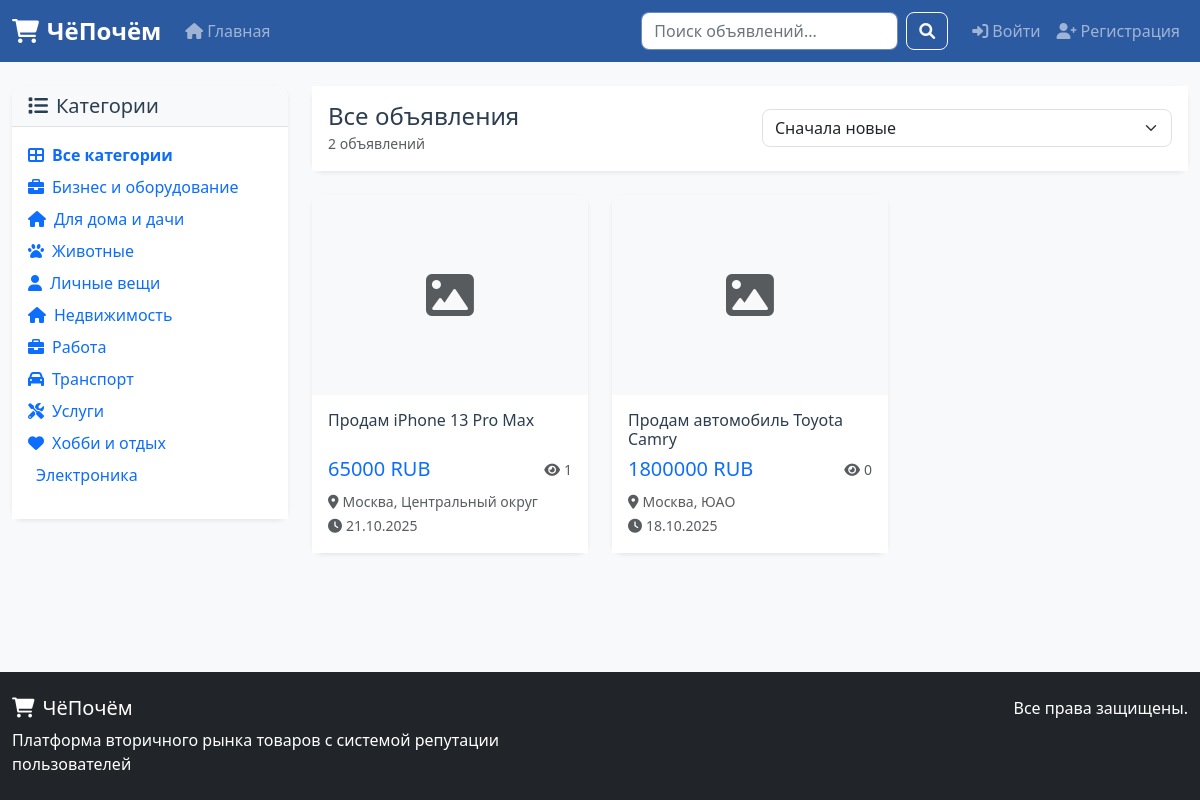
The app's page /, older data.
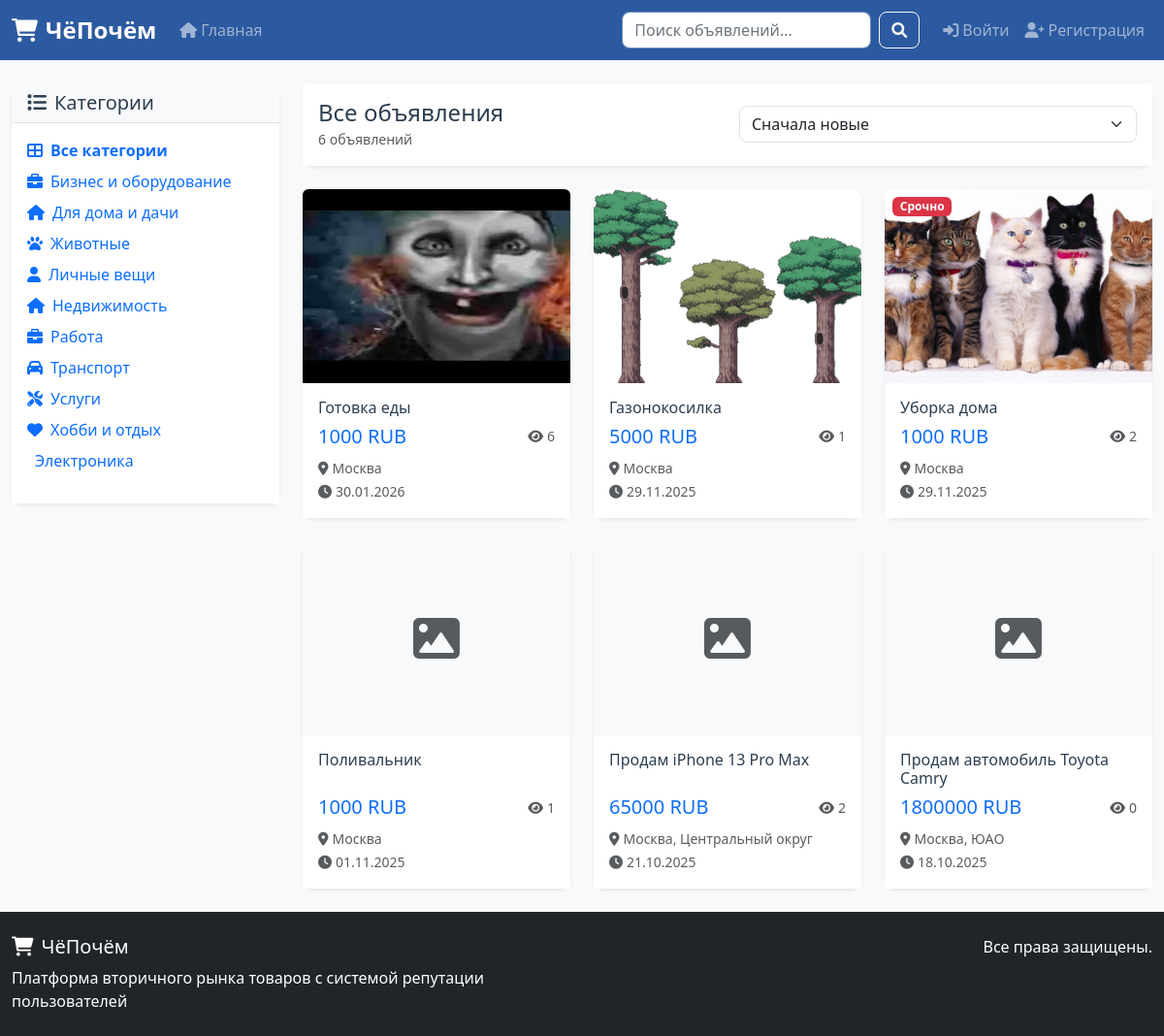
The same page, newer data.
### chepochem_app/models.py (models this page shows, shortened)
class Category(models.Model):
    name = models.CharField(max_length=100, verbose_name="Название")
    slug = models.SlugField(max_length=100, unique=True, verbose_name="Слаг")
    description = models.TextField(blank=True, verbose_name="Описание")
    icon = models.CharField(max_length=50, blank=True, verbose_name="Иконка")
    parent = models.ForeignKey('self', on_delete=models.CASCADE, blank=True, null=True, verbose_name="Родительская категория")
    is_active = models.BooleanField(default=True, verbose_name="Активна")
    sort_order = models.IntegerField(default=0, verbose_name="Порядок сортировки")
    created_at = models.DateTimeField(default=timezone.now, verbose_name="Дата создания")
    class Meta:
        verbose_name = "Категория"
        verbose_name_plural = "Категории"
        ordering = ['sort_order', 'name']

class Listing(models.Model):
    STATUS_CHOICES = [
        ('draft', 'Черновик'),
        ('pending', 'На модерации'),
        ('active', 'Активно'),
        ('paused', 'Приостановлено'),
        ('sold', 'Продано'),
        ('rejected', 'Отклонено'),
        ('expired', 'Истекло'),
    ]
    CONDITION_CHOICES = [
        ('new', 'Новое'),
        ('used', 'Б/у'),
        ('broken', 'Неисправное'),
        ('excellent', 'Отличное'),
    ]
    CURRENCY_CHOICES = [
        ('RUB', '₽ RUB (Российский рубль)'),
        ('USD', '$ USD (Доллар США)'),
        ('EUR', '€ EUR (Евро)'),
        ('KZT', '₸ KZT (Тенге)'),
        ('BYN', 'Br BYN (Белорусский рубль)'),
        ('UAH', '₴ UAH (Гривна)'),
    ]
    user = models.ForeignKey(User, on_delete=models.CASCADE, verbose_name="Пользователь")
    category = models.ForeignKey(Category, on_delete=models.CASCADE, verbose_name="Категория")
    title = models.CharField(max_length=255, verbose_name="Заголовок")
    description = models.TextField(verbose_name="Описание")
    price = models.DecimalField(max_digits=12, decimal_places=2, verbose_name="Цена")
    currency = models.CharField(max_length=3, choices=CURRENCY_CHOICES, default='RUB', verbose_name="Валюта")
    condition = models.CharField(max_length=20, choices=CONDITION_CHOICES, default='used', verbose_name="Состояние")
    status = models.CharField(max_length=20, choices=STATUS_CHOICES, default='draft', verbose_name="Статус")
    location = models.CharField(max_length=255, verbose_name="Местоположение")
    latitude = models.DecimalField(max_digits=10, decimal_places=8, blank=True, null=True, verbose_name="Широта")
    longitude = models.DecimalField(max_digits=11, decimal_places=8, blank=True, null=True, verbose_name="Долгота")
    is_negotiable = models.BooleanField(default=True, verbose_name="Торгуется")
    is_urgent = models.BooleanField(default=False, verbose_name="Срочное")
    views_count = models.IntegerField(default=0, verbose_name="Количество просмотров")
    favorites_count = models.IntegerField(default=0, verbose_name="Количество избранных")
    created_at = models.DateTimeField(default=timezone.now, verbose_name="Дата создания")
    updated_at = models.DateTimeField(default=timezone.now, verbose_name="Дата обновления")
    published_at = models.DateTimeField(blank=True, null=True, verbose_name="Дата публикации")
    expires_at = models.DateTimeField(blank=True, null=True, verbose_name="Дата истечения")
    class Meta:
        verbose_name = "Объявление"
        verbose_name_plural = "Объявления"
        ordering = ['-created_at']

class ListingImage(models.Model):
    listing = models.ForeignKey(Listing, on_delete=models.CASCADE, verbose_name="Объявление")
    image = models.ImageField(upload_to='listings/', verbose_name="Изображение")
    thumbnail = models.ImageField(upload_to='listings/thumbnails/', blank=True, null=True, verbose_name="Миниатюра")
    alt_text = models.CharField(max_length=255, blank=True, verbose_name="Альтернативный текст")
    sort_order = models.IntegerField(default=0, verbose_name="Порядок сортировки")
    is_primary = models.BooleanField(default=False, verbose_name="Основное")
    created_at = models.DateTimeField(default=timezone.now, verbose_name="Дата создания")
    class Meta:
        verbose_name = "Изображение объявления"
        verbose_name_plural = "Изображения объявлений"
        ordering = ['sort_order']

### chepochem_app/views.py (the view)
# urls.py: path('', views.home, name='home'),
def home(request):
    listings = Listing.objects.filter(status='active').select_related('user', 'category').prefetch_related('listingimage_set')
    category_id = request.GET.get('category')
    if category_id:
        listings = listings.filter(category_id=category_id)
    search_query = request.GET.get('search')
    if search_query:
        listings = listings.filter(
            Q(title__icontains=search_query) |
            Q(description__icontains=search_query) |
            Q(location__icontains=search_query)
        )
    sort_by = request.GET.get('sort', 'newest')
    if sort_by == 'price_low':
        listings = listings.order_by('price')
    elif sort_by == 'price_high':
        listings = listings.order_by('-price')
    elif sort_by == 'popular':
        listings = listings.order_by('-views_count')
    else:
        listings = listings.order_by('-created_at')
    paginator = Paginator(listings, 12)
    page_number = request.GET.get('page')
    page_obj = paginator.get_page(page_number)
    categories = Category.objects.filter(is_active=True, parent=None)
    favorited_listing_ids = set()
    if request.user.is_authenticated:
        favorited_listing_ids = set(
            UserFavorite.objects.filter(user=request.user)
            .values_list('listing_id', flat=True)
        )
    context = {
        'page_obj': page_obj,
        'categories': categories,
        'selected_category': category_id,
        'search_query': search_query,
        'sort_by': sort_by,
        'favorited_listing_ids': favorited_listing_ids,
    }
    return render(request, 'chepochem_app/home.html', context)

### templates/chepochem_app/home.html (shortened to what this page needs)
{% extends 'chepochem_app/base.html' %}
{% load static %}
{% block content %}
<div class="row">
    <div class="col-md-3">
        <div class="card">
            <div class="card-header">
                <h5 class="mb-0"><i class="fas fa-list me-2"></i>Категории</h5>
            </div>
            <div class="card-body">
                <ul class="list-unstyled">
                    <li class="mb-2">
                        <a href="{% url 'home' %}" class="text-decoration-none {% if not selected_category %}fw-bold{% endif %}">
                            <i class="fas fa-th-large me-2"></i>Все категории
                        </a>
                    </li>
                    {% for category in categories %}
                        <li class="mb-2">
                            <a href="{% url 'home' %}?category={{ category.id }}"
                               class="text-decoration-none {% if selected_category == category.id|stringformat:'s' %}fw-bold{% endif %}">
                                <i class="fas fa-{{ category.icon }} me-2"></i>{{ category.name }}
                            </a>
                        </li>
                    {% endfor %}
                </ul>
            </div>
        </div>
    </div>
    <div class="col-md-9">
        <div class="card mb-4">
            <div class="card-body">
                <div class="row align-items-center">
                    <div class="col-md-6">
                        <h4 class="mb-0 text-dark">
                            {% if selected_category %}
                                {% for category in categories %}
                                    {% if selected_category == category.id|stringformat:'s' %}
                                        {{ category.name }}
                                    {% endif %}
                                {% endfor %}
                            {% else %}
                                Все объявления
                            {% endif %}
                        </h4>
                        <small class="text-muted">{{ page_obj.paginator.count }} объявлений</small>
                    </div>
                    <div class="col-md-6">
                        <div class="d-flex justify-content-end">
                            <select class="form-select" onchange="window.location.href='?sort=' + this.value + ''">
                                <option value="newest" {% if sort_by == 'newest' %}selected{% endif %}>Сначала новые</option>
                            </select>
                        </div>
                    </div>
                </div>
            </div>
        </div>
        {% if page_obj %}
            <div class="row">
                {% for listing in page_obj %}
                    <div class="col-lg-4 col-md-6 mb-4">
                        <div class="card h-100 listing-card" style="cursor: pointer;" onclick="window.location.href='{% url 'listing_detail' listing.id %}'">
                            <div class="position-relative">
                                {% if listing.listingimage_set.first %}
                                    <img src="{{ listing.listingimage_set.first.image.url }}"
                                         class="card-img-top listing-image"
                                         alt="{{ listing.title }}">
                                {% else %}
                                    <div class="card-img-top listing-image bg-light d-flex align-items-center justify-content-center">
                                        <i class="fas fa-image fa-3x text-muted"></i>
                                    </div>
                                {% endif %}
                                {% if listing.is_urgent %}
                                    <span class="badge bg-danger position-absolute top-0 start-0 m-2">Срочно</span>
                                {% endif %}
                            </div>
                            <div class="card-body d-flex flex-column">
                                <h6 class="card-title">
                                    <a href="{% url 'listing_detail' listing.id %}" class="text-decoration-none text-dark" onclick="event.stopPropagation();">
                                        {{ listing.title|truncatechars:50 }}
                                    </a>
                                </h6>
                                <div class="mt-auto">
                                    <div class="d-flex justify-content-between align-items-center">
                                        <span class="h5 text-primary mb-0">
                                            {{ listing.price|floatformat:0 }} {{ listing.currency }}
                                        </span>
                                        <small class="text-muted">
                                            <i class="fas fa-eye me-1"></i>{{ listing.views_count }}
                                        </small>
                                    </div>
                                    <div class="mt-2">
                                        <small class="text-muted">
                                            <i class="fas fa-map-marker-alt me-1"></i>{{ listing.location }}
                                        </small>
                                        <br>
                                        <small class="text-muted">
                                            <i class="fas fa-clock me-1"></i>{{ listing.created_at|date:"d.m.Y" }}
                                        </small>
                                    </div>
                                </div>
                            </div>
                        </div>
                    </div>
                {% endfor %}
            </div>
        {% else %}
            <div class="text-center py-5">
                <i class="fas fa-search fa-3x text-muted mb-3"></i>
                <h4 class="text-dark">Объявления не найдены</h4>
                <p class="text-muted">Попробуйте изменить параметры поиска или выбрать другую категорию</p>
            </div>
        {% endif %}
    </div>
</div>
{% endblock %}

Row changes from the older to the newer data that the page shows:
added Listing: listingimage_set.first.image (placeholder picture), title "Готовка еды", price "1000", currency "RUB", views_count "6", location "Москва", created_at "30.01.2026"
added Listing: listingimage_set.first.image (picture), title "Газонокосилка", price "5000", currency "RUB", views_count "1", location "Москва", created_at "29.11.2025"
added Listing: listingimage_set.first.image (picture), is_urgent "Срочно", title "Уборка дома", price "1000", currency "RUB", views_count "2", location "Москва", created_at "29.11.2025"
added Listing: title "Поливальник", price "1000", currency "RUB", views_count "1", location "Москва", created_at "01.11.2025"
changed Listing "Продам iPhone 13 Pro Max": views_count "1" → "2"
Text that changed along with them:
{{ page_obj.paginator.count }}: "2" → "6"
